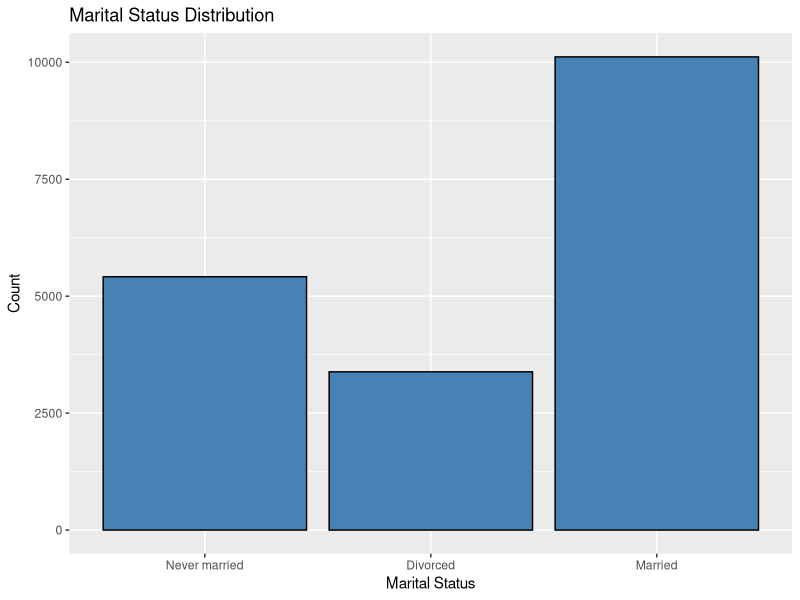

This figure's R source:
# Chi-Squared Test for Goodness of Fit
library(tidyverse)
library(forcats)
View(gss_cat)  # For RStudio viewing

# Step 1: Filter the marital data
my_data <- gss_cat %>%
  select(marital) %>%
  filter(marital %in% c("Married", "Never married", "Divorced"))

# Step 2: Create frequency table
my_table <- table(my_data$marital)
View(my_table)

# Step 3: Run Chi-Squared Goodness of Fit Test
chisq.test(my_table)

# Step 4: Visualize using bar plot
my_data %>%
  ggplot(aes(marital)) +
  geom_bar(fill = "steelblue", color = "black") +
  labs(title = "Marital Status Distribution",
       x = "Marital Status",
       y = "Count")
